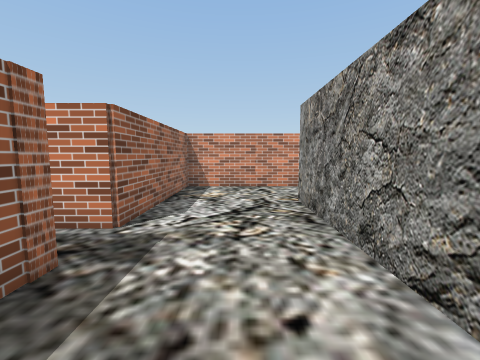
view 1 (above)

16 first-person views from a walk through a scene from a Unity 3-D project. The camera is 1.5 m above the floor, tilts 6° down and sees 90° across. The floor is counted in squares, 1 m on a side. Each view is taken from the middle of a square. On the plan, view 1 faces up. The plan holds only what a view shows up to about 13 squares ahead; the rest is blank. The place goes on beyond the plan. The player is left out. Some surface patterns are stand-ins.

view 2
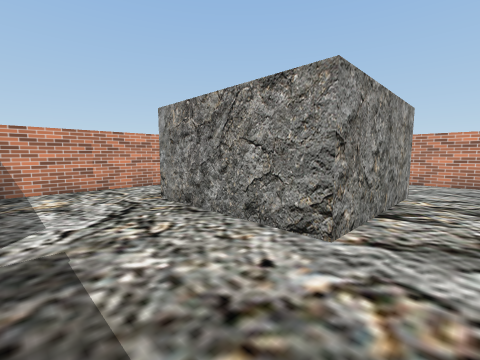

view 3
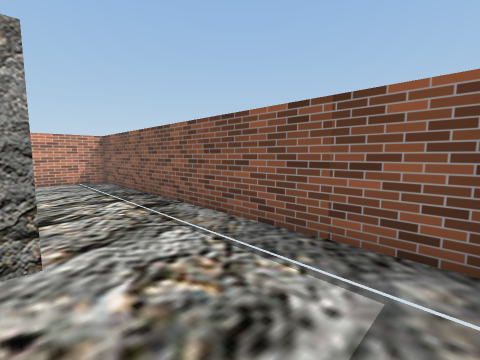

view 4
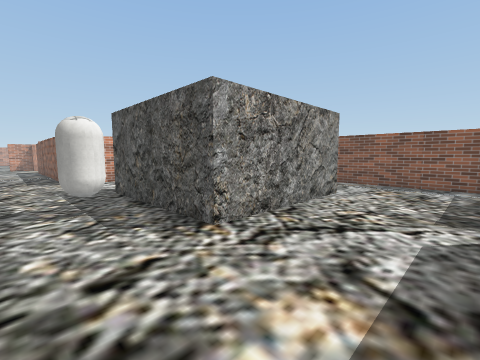

view 5
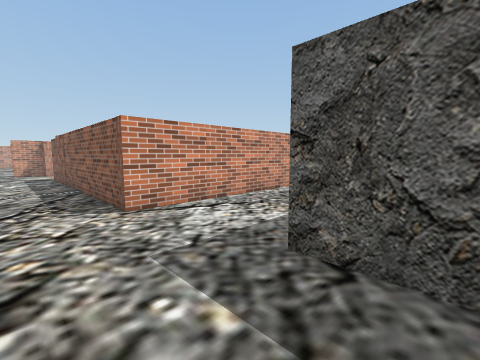

view 6
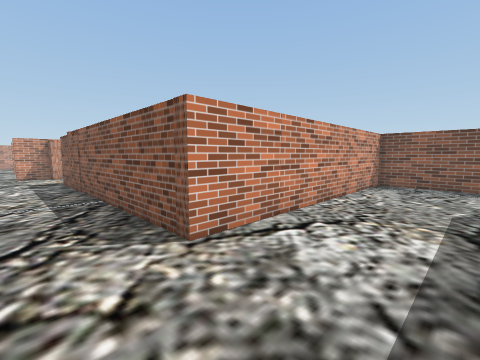

view 7
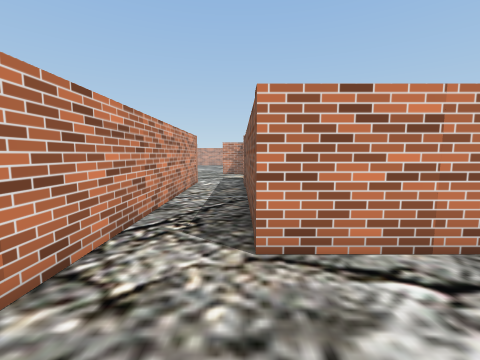

view 8
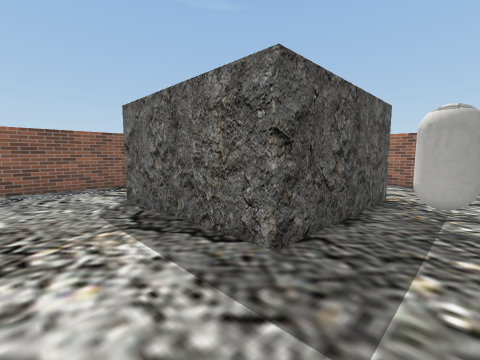

view 9
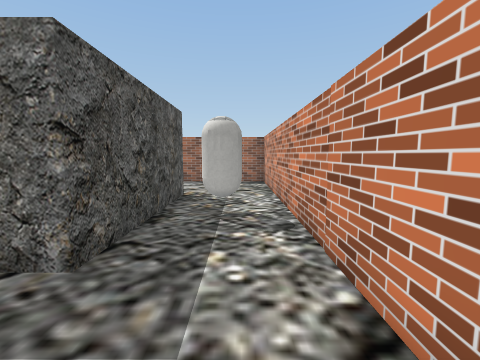

view 10
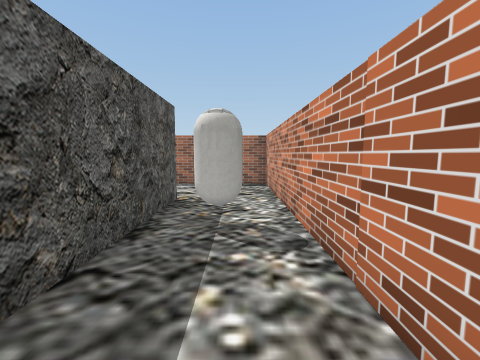

view 11
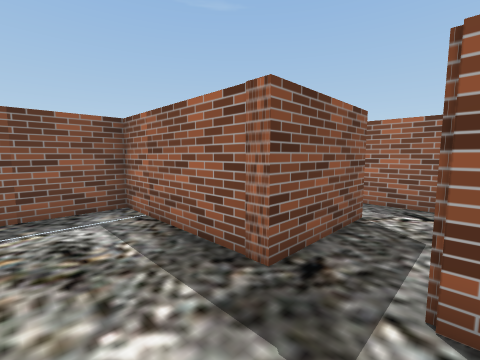

view 12
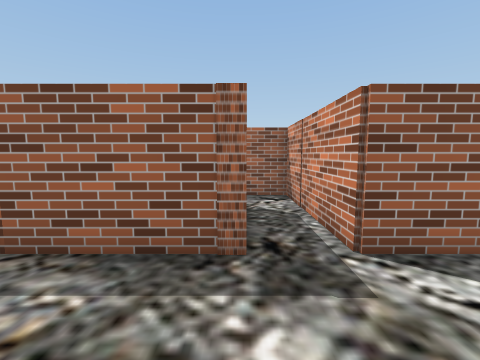

view 13
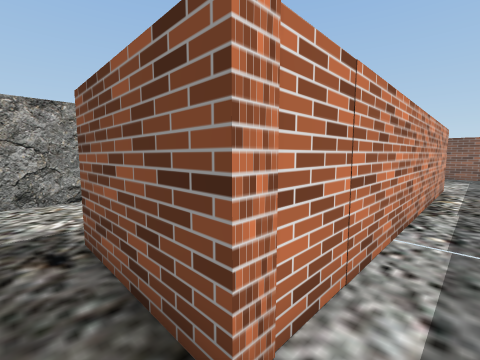

view 14
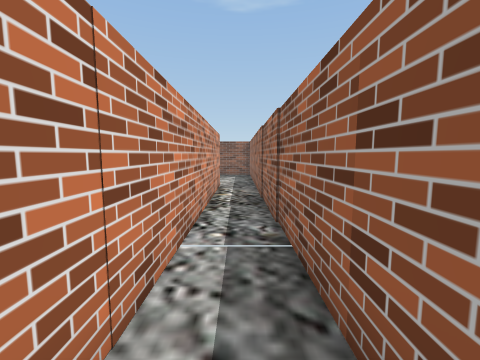

view 15
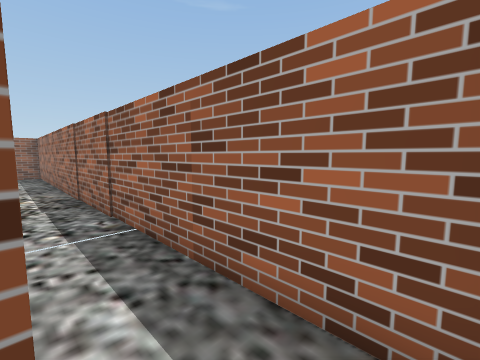

view 16
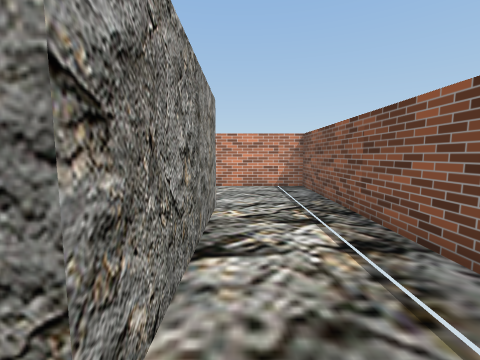

### Floor plan
Points are (right, up) in squares from view 1. A wall is a line through its corners. A room is listed if a view was taken in it or the views show most of it. See-through windows are left out.
Room 1 (views 1, 2, 3, 4, 5, 6, 7, 8, 9, 10, 11, 12, 15, 16)
walls: (8.1, 7.9) (8.1, 1.7) (1.9, 1.7) (1.9, 7.9) (8.1, 7.9); (19.5, 11.3) (-2.5, 11.3) (-2.5, 4.8) (-6.4, 4.8); (-6, 3.1) (-2.5, 3.1) (-2.5, -2) (12.5, -2) (12.5, 8.7) (19.5, 8.7)
ways out: opening at (-6, 4) to room 2
objects: capsule (5, 9) to (5, 10)
Room 2 (views 13, 14)
walls: (-6.4, 4.8) (-7.9, 4.8) (-7.9, -3.5); (-6, -3.5) (-6, 3.1)
ways out: opening at (-6, 4) to room 1

Where each view was taken, in squares from view 1:
view 1: 0 up, 0 right, facing up
view 2: 0 up, 2 left, facing up-right
view 3: 2 up, 2 left, facing down-right
view 4: 11 up, 2 left, facing down-right
view 5: 11 up, 6 right, facing down-right
view 6: 11 up, 9 right, facing down-right
view 7: 9 up, 9 right, facing right
view 8: 10 up, 11 right, facing down-left
view 9: 10 up, 11 right, facing left
view 10: 10 up, 10 right, facing left
view 11: 5 up, 0 right, facing down-left
view 12: 3 up, 1 right, facing left
view 13: 4 up, 7 left, facing down-right
view 14: 3 up, 7 left, facing down
view 15: 4 up, 6 left, facing down-left
view 16: 1 up, 1 right, facing right
